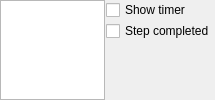
<?xml version="1.0" encoding="UTF-8"?>
<ui version="4.0">
 <class>instructionWidget</class>
 <widget class="QWidget" name="instructionWidget">
  <property name="geometry">
   <rect>
    <x>0</x>
    <y>0</y>
    <width>215</width>
    <height>100</height>
   </rect>
  </property>
  <property name="sizePolicy">
   <sizepolicy hsizetype="MinimumExpanding" vsizetype="Preferred">
    <horstretch>0</horstretch>
    <verstretch>0</verstretch>
   </sizepolicy>
  </property>
  <property name="minimumSize">
   <size>
    <width>215</width>
    <height>0</height>
   </size>
  </property>
  <property name="windowTitle">
   <string>Form</string>
  </property>
  <layout class="QHBoxLayout" name="horizontalLayout">
   <property name="spacing">
    <number>1</number>
   </property>
   <property name="margin">
    <number>0</number>
   </property>
   <item>
    <widget class="QTextEdit" name="textEdit">
     <property name="sizePolicy">
      <sizepolicy hsizetype="MinimumExpanding" vsizetype="MinimumExpanding">
       <horstretch>0</horstretch>
       <verstretch>0</verstretch>
      </sizepolicy>
     </property>
     <property name="minimumSize">
      <size>
       <width>100</width>
       <height>100</height>
      </size>
     </property>
     <property name="maximumSize">
      <size>
       <width>500</width>
       <height>16777215</height>
      </size>
     </property>
    </widget>
   </item>
   <item>
    <layout class="QVBoxLayout" name="verticalLayout">
     <item>
      <widget class="QCheckBox" name="checkBox_showTimer">
       <property name="toolTip">
        <string>Show a timer</string>
       </property>
       <property name="text">
        <string>Show timer</string>
       </property>
      </widget>
     </item>
     <item>
      <widget class="QCheckBox" name="checkBox_completed">
       <property name="toolTip">
        <string>Mark this step completed</string>
       </property>
       <property name="text">
        <string>Step completed</string>
       </property>
      </widget>
     </item>
     <item>
      <spacer name="verticalSpacer">
       <property name="orientation">
        <enum>Qt::Vertical</enum>
       </property>
       <property name="sizeHint" stdset="0">
        <size>
         <width>20</width>
         <height>40</height>
        </size>
       </property>
      </spacer>
     </item>
    </layout>
   </item>
  </layout>
 </widget>
 <resources/>
 <connections/>
</ui>
